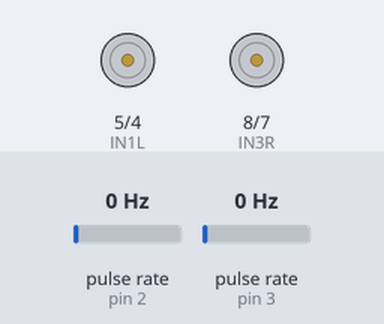
Recording of a sketch running on a simulated Arduino Mega 2560, built with avr-gcc and run on an emulated ATmega2560. On the bench: motor-driver pin pairs drawn as motors (green arrow = first pin HIGH = forward, orange = second pin HIGH = backward, longer = more drive, scaled by the enable pin). Wiring (inferred from the names in the program): 2 × pulse sensor: data pin 2 / data pin 3. The test bench sets the inputs (shaded band); at power-on: pulse rate (sensors on pin 2, pin 3) 0 Hz.

Above: at 0.1 s.
At 20.3 s:
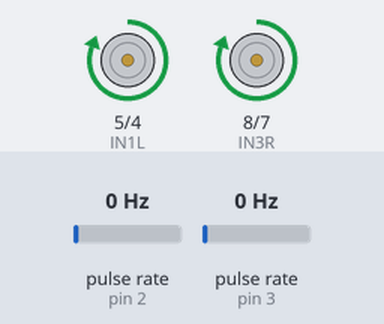
Timing chart, 0 to 21.8 s (numbered marks = the images above):
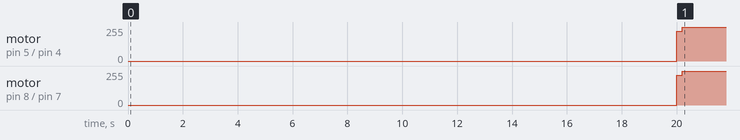

The sketch:

robot2_is_drunk_velocity_pid.ino
```cpp
#include <Arduino.h> // Standard Arduino library

// --- Motor Driver Pins (L298N) ---
// Left Motor pins
const int ENAL = 10;  // PWM pin for Left Motor speed (Connect to L298N ENB)
const int IN1L = 5;  // Left Motor Direction Pin 1 (Connect to L298N IN3)
const int IN2L = 4;  // Left Motor Direction Pin 2 (Connect to L298N IN4)

// Right Motor pins
const int ENAR = 9; // PWM pin for Right Motor speed (Connect to L298N ENA)
const int IN3R = 8;  // Right Motor Direction Pin 1 (Connect to L298N IN1)
const int IN4R = 7;  // Right Motor Direction Pin 2 (Connect to L298N IN2)

// --- Encoder Pins and Variables ---
const int LEFT_ENCODER_PIN = 3;  // Connect Left Encoder to Digital Pin 3 (Interrupt 1)
const int RIGHT_ENCODER_PIN = 2; // Connect Right Encoder to Digital Pin 2 (Interrupt 0)

volatile long leftEncoderTicks = 0;
volatile long rightEncoderTicks = 0;

// Encoder properties
const int PPR = 16; // Pulses Per Revolution of your encoder
const unsigned long DEBOUNCE_DELAY_MS = 20; // Debounce for encoder interrupts
volatile unsigned long lastPulseTimeLeft = 0;
volatile unsigned long lastPulseTimeRight = 0;

// --- Timing for RPM calculation and PID loop ---
unsigned long lastLoopTime = 0;
const unsigned long LOOP_INTERVAL_MS = 200; // PID loop updates every 200ms

// --- PID Control Variables for LEFT Motor ---
float Kp_L = 0.9;  // Proportional gain for Left Motor (adjust as needed)
float Kd_L = 0.1;  // Derivative gain for Left Motor (start with 0.0, tune later)

float targetRPM_Left = 56.25; // Desired target RPM for Left Motor
float currentRPM_Left = 0.0;
float error_Left = 0.0;
float prevError_Left = 0.0;
float derivative_Left = 0.0;
float outputPWM_Left = 0.0; // This variable will be cumulatively updated

// --- PID Control Variables for RIGHT Motor ---
float Kp_R = 0.9;  // Proportional gain for Right Motor
float Kd_R = 0.0;  // Derivative gain for Right Motor

float targetRPM_Right = 56.25; // Desired target RPM for Right Motor
float currentRPM_Right = 0.0;
float error_Right = 0.0;
float prevError_Right = 0.0;
float derivative_Right = 0.0;
float outputPWM_Right = 0.0; // This variable will be cumulatively updated

// --- Motor Characterization (Regression Lines) ---
const float REGRESSION_SLOPE_L = 0.2957;
const float REGRESSION_INTERCEPT_L = 4.9861;

const float REGRESSION_SLOPE_R = 0.3041;
const float REGRESSION_INTERCEPT_R = 3.8851;

// --- PWM Output Limits ---
const int MIN_PWM_OVERALL = 0; // Overall minimum PWM (0 for off)
const int MAX_PWM_OVERALL = 255; // Overall maximum PWM

// --- Minimum Effective PWM (Motor Deadband Compensation) ---
const int MIN_EFFECTIVE_PWM_L = 80; // For Left Motor (adjust if needed for 9V)
const int MIN_EFFECTIVE_PWM_R = 80; // For Right Motor (adjust if needed for 9V)


void setup() {
  Serial1.begin(9600); // HC-05 default baud rate is 9600
  Serial1.println("Arduino: HC-05 Ready for Data Streaming!");

  // Motor Driver Pin Setup for LEFT Motor
  pinMode(ENAL, OUTPUT);
  pinMode(IN1L, OUTPUT);
  pinMode(IN2L, OUTPUT);

  // Motor Driver Pin Setup for RIGHT Motor
  pinMode(ENAR, OUTPUT);
  pinMode(IN3R, OUTPUT);
  pinMode(IN4R, OUTPUT);

  // Encoder Pin Setup for BOTH Encoders
  // Digital Pin 3 (Interrupt 1) and Digital Pin 2 (Interrupt 0) are external interrupts on Arduino Mega
  pinMode(LEFT_ENCODER_PIN, INPUT_PULLUP); // Use INPUT_PULLUP if encoder outputs open-collector/open-drain
  attachInterrupt(digitalPinToInterrupt(LEFT_ENCODER_PIN), leftEncoderISR, CHANGE); // Trigger on any state change
  pinMode(RIGHT_ENCODER_PIN, INPUT_PULLUP);
  attachInterrupt(digitalPinToInterrupt(RIGHT_ENCODER_PIN), rightEncoderISR, CHANGE);

  // Initialize both motors to stop
  digitalWrite(IN1L, LOW); digitalWrite(IN2L, LOW); analogWrite(ENAL, 0);
  digitalWrite(IN3R, LOW); digitalWrite(IN4R, LOW); analogWrite(ENAR, 0);
  delay(20000); // Short delay to allow everything to initialize
}

void loop() {
  unsigned long currentTime = millis();
  float deltaTime_ms = (float)(currentTime - lastLoopTime);

  // --- Process incoming Bluetooth commands (ONLY "STOP") ---
  if (Serial1.available()) {
    String command = Serial1.readStringUntil('\n'); // Read incoming command until newline
    command.trim(); // Remove any leading/trailing whitespace

    if (command == "STOP") {
      targetRPM_Left = 0.0;
      targetRPM_Right = 0.0;
      // Immediately set PWM to 0 to stop
      digitalWrite(IN1L, LOW); digitalWrite(IN2L, LOW); analogWrite(ENAL, 0);
      digitalWrite(IN3R, LOW); digitalWrite(IN4R, LOW); analogWrite(ENAR, 0);
      outputPWM_Left = 0.0; // Reset cumulative PWM
      outputPWM_Right = 0.0; // Reset cumulative PWM
      Serial.println("Motors STOPPED by BT command!"); // Debug via USB
    }
  }

  // --- PID Loop Execution for BOTH motors ---
  if (deltaTime_ms >= LOOP_INTERVAL_MS) {
    lastLoopTime = currentTime;

    noInterrupts();
    long currentLeftTicks_copy = leftEncoderTicks;
    leftEncoderTicks = 0;
    long currentRightTicks_copy = rightEncoderTicks;
    rightEncoderTicks = 0;
    interrupts();

    currentRPM_Left = (float)currentLeftTicks_copy / PPR / (deltaTime_ms / 60000.0); // Calculate RPM
    error_Left = targetRPM_Left - currentRPM_Left;
    currentRPM_Right = (float)currentRightTicks_copy / PPR / (deltaTime_ms / 60000.0);
    error_Right = targetRPM_Right - currentRPM_Right;

    // Serial1.print("left rpm: ");
    // Serial1.print(currentRPM_Left);
    // Serial1.print(" | left error: ");
    // Serial1.print(error_Left);

    // Serial1.print(" | right rpm: ");
    // Serial1.print(currentRPM_Right);
    // Serial1.print(" | right error: ");
    // Serial1.print(error_Right);

    // Calculate Feedforward PWM
    float base_pwm_L = (targetRPM_Left - REGRESSION_INTERCEPT_L) / REGRESSION_SLOPE_L;
    // Clamp base_pwm_L to avoid extreme values
    if (base_pwm_L < MIN_PWM_OVERALL) base_pwm_L = MIN_PWM_OVERALL;
    if (base_pwm_L > MAX_PWM_OVERALL) base_pwm_L = MAX_PWM_OVERALL;

    float base_pwm_R = (targetRPM_Right - REGRESSION_INTERCEPT_R) / REGRESSION_SLOPE_R;
    if (base_pwm_R < MIN_PWM_OVERALL) base_pwm_R = MIN_PWM_OVERALL;
    if (base_pwm_R > MAX_PWM_OVERALL) base_pwm_R = MAX_PWM_OVERALL;

    // Derivative term
    derivative_Left = (error_Left - prevError_Left) / (deltaTime_ms / 1000.0);

    if (outputPWM_Left == 0.0 && targetRPM_Left > 0) { // Only initialize with base_pwm if we're trying to move
        outputPWM_Left = base_pwm_L;
    }

    // Incrementally adjust outputPWM_Left based on PID terms
    outputPWM_Left = outputPWM_Left + Kp_L * error_Left + Kd_L * derivative_Left;


    // Apply Minimum Effective PWM (Deadband Compensation)
    if (targetRPM_Left > 0 && outputPWM_Left > 0 && outputPWM_Left < MIN_EFFECTIVE_PWM_L) { outputPWM_Left = MIN_EFFECTIVE_PWM_L; }
    else if (targetRPM_Left == 0) { outputPWM_Left = 0; } // Ensure off if target is 0

    // Clamp final PWM output to valid range (0-255)
    if (outputPWM_Left > MAX_PWM_OVERALL) outputPWM_Left = MAX_PWM_OVERALL;
    if (outputPWM_Left < MIN_PWM_OVERALL) outputPWM_Left = MIN_PWM_OVERALL;
    prevError_Left = error_Left;

    if (outputPWM_Right == 0.0 && targetRPM_Right > 0) { // Only initialize with base_pwm if we're trying to move
        outputPWM_Right = base_pwm_R;
    }

    // Incrementally adjust outputPWM_Right based on PID terms
    outputPWM_Right = outputPWM_Right + Kp_R * error_Right + Kd_R * derivative_Right;

    if (targetRPM_Right > 0 && outputPWM_Right > 0 && outputPWM_Right < MIN_EFFECTIVE_PWM_R) { outputPWM_Right = MIN_EFFECTIVE_PWM_R; }
    else if (targetRPM_Right == 0) { outputPWM_Right = 0; }

    if (outputPWM_Right > MAX_PWM_OVERALL) outputPWM_Right = MAX_PWM_OVERALL;
    if (outputPWM_Right < MIN_PWM_OVERALL) outputPWM_Right = MIN_PWM_OVERALL;
    prevError_Right = error_Right;


    // --- Apply PWM to BOTH Motors (Forward Direction) ---
    // Left Motor Control
    digitalWrite(IN1L, HIGH); // Left Motor Forward
    digitalWrite(IN2L, LOW);
    analogWrite(ENAL, (int)outputPWM_Left);

    // Right Motor Control
    digitalWrite(IN3R, HIGH); // Right Motor Forward
    digitalWrite(IN4R, LOW);
    analogWrite(ENAR, (int)outputPWM_Right);

    // --- Data Stream to Laptop (via Serial1 / HC-05) ---
    // Format: "Timestamp_ms,CurrentRPM_L,OutputPWM_L,CurrentRPM_R,OutputPWM_R"
    // This compact format is easy for Python to parse and plot.
    // Serial1.print(" | left pwm: ");
    // Serial1.print(outputPWM_Left);
    // Serial1.print(" | right pwm: ");
    // Serial1.println(outputPWM_Right); // println adds newline

    delay(20);

    Serial1.print(currentTime);
    Serial1.print(",");
    Serial1.print(currentRPM_Left);
    Serial1.print(",");
    Serial1.print((int)outputPWM_Left);
    Serial1.print(",");
    Serial1.print(currentRPM_Right);
    Serial1.print(",");
    Serial1.println((int)outputPWM_Right);
  }
}

// --- Encoder Interrupt Service Routine (ISR) for LEFT Encoder ---
void leftEncoderISR() {
  unsigned long currentTime = millis();
  if (currentTime - lastPulseTimeLeft > DEBOUNCE_DELAY_MS) {
    leftEncoderTicks++;
    lastPulseTimeLeft = currentTime;
  }
}

// --- Encoder Interrupt Service Routine (ISR) for RIGHT Encoder ---
void rightEncoderISR() {
  unsigned long currentTime = millis();
  if (currentTime - lastPulseTimeRight > DEBOUNCE_DELAY_MS) {
    rightEncoderTicks++;
    lastPulseTimeRight = currentTime;
  }
}
```

Measured:
- by itself, motor on pin 5 (IN1L) / pin 4 (IN2L): stopped → forward 224/255 at 20.0 s, → forward 255/255 0.20 s later
- by itself, motor on pin 8 (IN3R) / pin 7 (IN4R): stopped → forward 222/255 at 20.0 s, → forward 255/255 0.20 s later
